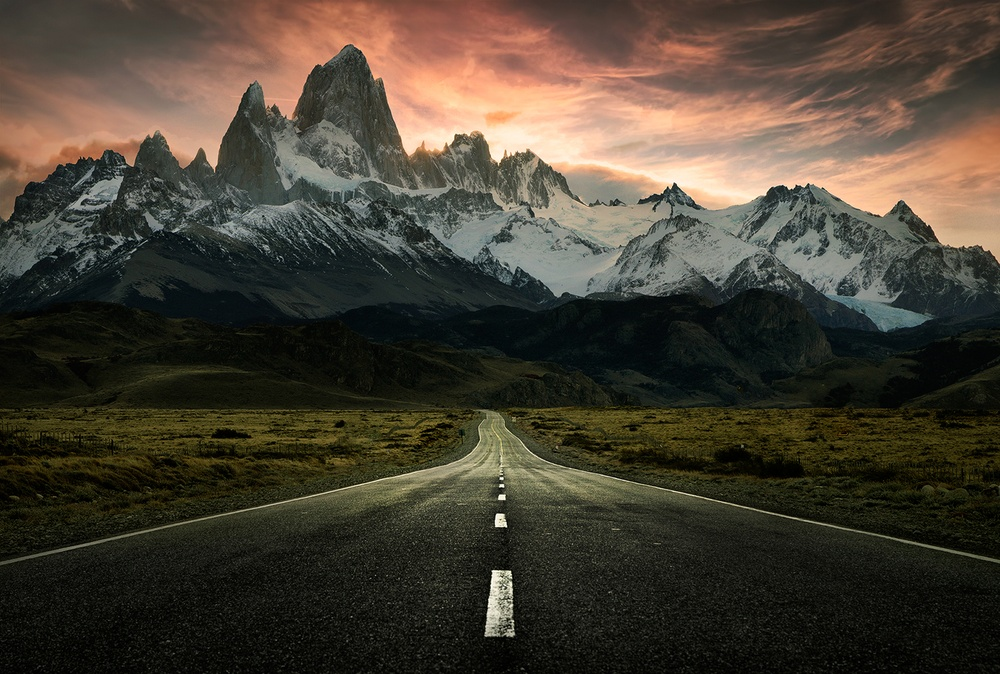
#> input picture week 2/big-one.jpg, 1000 x 674 px, shrunk from 1400 x 944 before the run
$ python gamma_correlation.py --image big-one.jpg
#> lines starting #> are read from the running program, lines starting #| are printed output that depends on the picture
from __future__ import print_function
import numpy as np
import argparse
import cv2

def adjust_gamma(image, gamma=1.0):
	# build a lookup table mapping the pixel values [0, 255] to
	# their adjusted gamma values
	invGamma = 1.0 / gamma
	table = np.array([((i / 255.0) ** invGamma) * 255
		for i in np.arange(0, 256)]).astype("uint8")

	# apply gamma correction using the lookup table
	return cv2.LUT(image, table)

ap = argparse.ArgumentParser()
ap.add_argument("-i", "--image", required=True,
	help="path to input image")
args = vars(ap.parse_args())

# load the original image
original = cv2.imread(args["image"])
#> original is the input picture: shape (674, 1000, 3); mean B, G, R 50.8, 63.3, 70.6
# loop over various values of gamma
# for gamma in np.arange(0.0, 3.5, 0.25):
# 	# ignore when gamma is 1 (there will be no change to the image)
# 	if gamma == 1:
# 		continue

# 	# apply gamma correction and show the images
# 	gamma = gamma if gamma > 0 else 0.1
# 	adjusted = adjust_gamma(original, gamma=gamma)
# 	cv2.putText(adjusted, "g={}".format(gamma), (10, 30),
# 		cv2.FONT_HERSHEY_SIMPLEX, 0.8, (0, 0, 255), 3)
# 	cv2.imshow("Images", np.hstack([original, adjusted]))
# 	cv2.waitKey(0)
gamma = 2
gamma = gamma if gamma > 0 else 0.1
adjusted = adjust_gamma(original, gamma=gamma)
#> in adjust_gamma, `return cv2.LUT(image, table)`:
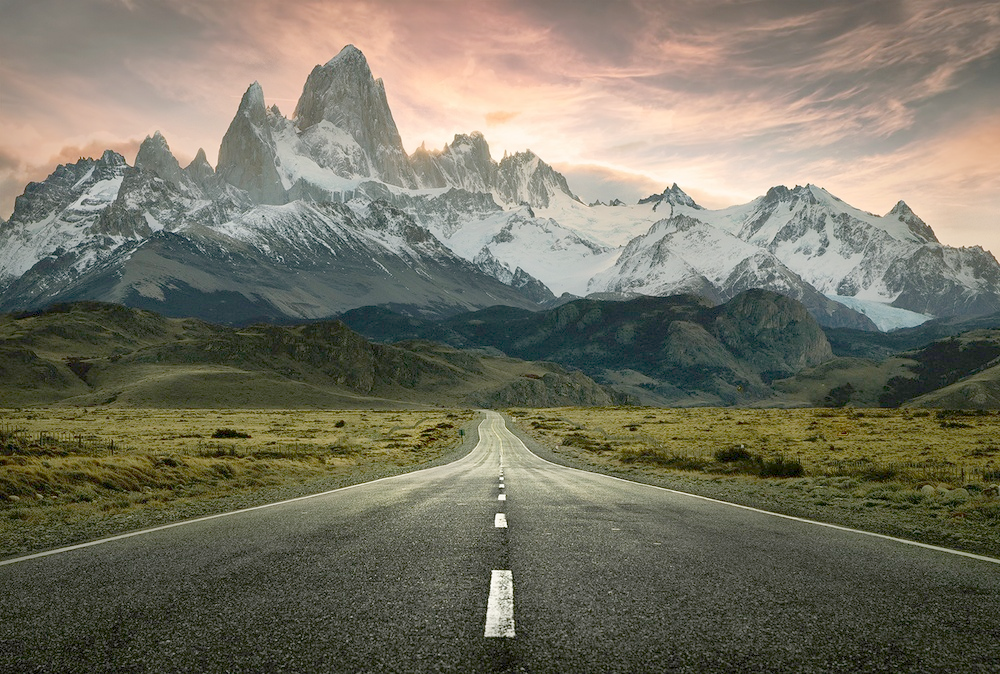
#> returned value: shape (674, 1000, 3); mean of channels 0, 1, 2 98.9, 115, 117.9; drawn as B, G, R
# cv2.putText(adjusted, "g={}".format(gamma), (10, 30), cv2.FONT_HERSHEY_SIMPLEX, 0.8, (0, 0, 255), 3)
# cv2.imshow("Images", np.hstack([original, adjusted]))
cv2.imwrite('adjusted.jpg', adjusted)
# cv2.waitKey(0)
